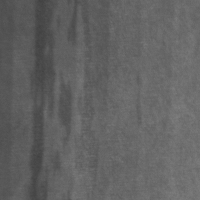
%> input picture Code/MCITF/Image/In_102.bmp, 200 x 200 px
$ octave --eval "result = removeframe(imread('../Image/In_102.bmp'));"   (GNU Octave 9; MATLAB toolbox functions it lacks are replaced by stand-ins)
%> lines starting %> are read from the running program, lines starting %| are printed output that depends on the picture; in (x1, y1, x2, y2) boxes, pixels count from 0 and x2, y2 are one past the last pixel; in counts of white or black regions, pixels touching at a corner belong together; the program's own positions count from 1
function [input_im,w,sup_img] = removeframe(image)
threshold=0.6;
input_im=im2double(image);
gray=rgb2gray(input_im);
edgemap = edge(gray,'canny');
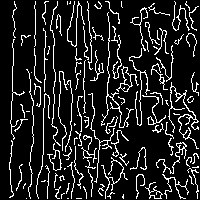
%> edgemap: size 200x200 logical; 13.3% white in thin lines or dots
[m,n]=size(edgemap);
%> m = 200; n = 200
flagt=0;
flagd=0;
flagr=0;
flagl=0;
t=1;        % top
d=1;        % down
l=1;        % left
r=1;        % right

for k=1:30        % we assume that the frame is not wider than 30 pixels.
    pbt=mean(edgemap(k,:));
    pbd=mean(edgemap(m-k+1,:));
    pbl=mean(edgemap(:,k));
    pbr=mean(edgemap(:,n-k+1));
    if pbt>threshold
        t=k;
        flagt=1;
    end
    if pbd>threshold
        d=k;
        flagd=1;
    end
    if pbl>threshold
        l=k;
        flagl=1;
    end
    if pbr>threshold
        r=k;
        flagr=1;
    end
end
%> this loop made 30 passes
%> (pbt, pbd, pbl, pbr) on passes 1 to 12: (0, 0, 0, 0), (0.1, 0.185, 0, 0.095), (0.085, 0.115, 0, 0.15), (0.095, 0.14, 0, 0.15), (0.095, 0.13, 0, 0.165), (0.095, 0.125, 0, 0.185), (0.1, 0.145, 0, 0.19), (0.12, 0.125, 0, 0.19), (0.15, 0.155, 0, 0.19), (0.13, 0.16, 0.045, 0.11), (0.115, 0.155, 0.145, 0.18), (0.09, 0.14, 0.255, 0.175)
%> after the loop, d = 1; flagd = 0; flagl = 0; flagr = 0; flagt = 0; l = 1; r = 1; t = 1

flagrm=flagt+flagd+flagl+flagr;
%> flagrm = 0
% we assume that there exists a frame when one more lines parallel to the image side are detected
if flagrm>1
    maxwidth=max([t,d,l,r]);
    %
    if t==1
        t=maxwidth;
    end
    if d==1
        d=maxwidth;
    end
    if l==1
        l=maxwidth;
    end
    if r==1
        r=maxwidth;
    end
    input_im=input_im(t:m-d+1,l:n-r+1,:);
    sup_img=image(t:m-d+1,l:n-r+1,:);
    w=[m,n,t,m-d+1,l,n-r+1];
else
    w=[m,n,1,m,1,n];
%> w = [200 200 1 200 1 200]
    sup_img=image;
%> sup_img is the input picture: size 200x200 uint8; min 65, max 127, mean 98.8
end

end


$ run again, on Code/MCITF/Image/In_2.bmp
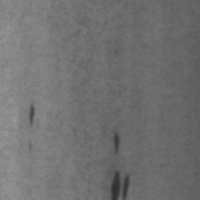
%> input picture Code/MCITF/Image/In_2.bmp, 200 x 200 px
%> in removeframe, `edgemap = edge(gray,'canny');`:
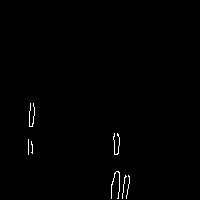
%> edgemap: size 200x200 logical; 0.61% white in thin lines or dots, all inside (x1, y1, x2, y2) = (28, 103, 130, 199)
%> the loop in removeframe, `for k=1:30` made 30 passes
%> (pbd, pbl) on passes 1 to 8: (0, 0), (0.025, 0), (0.02, 0), (0.02, 0), (0.02, 0), (0.02, 0), (0.02, 0), (0.02, 0)
%> after the loop in removeframe, `for k=1:30`: d = 1; flagd = 0; l = 1
%> flagrm = 0
%> in removeframe, sup_img is the input picture: size 200x200 uint8; min 48, max 153, mean 113.1

$ run again, on Code/MCITF/Image/In_92.bmp
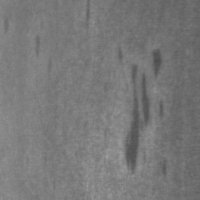
%> input picture Code/MCITF/Image/In_92.bmp, 200 x 200 px
%> in removeframe, `edgemap = edge(gray,'canny');`:
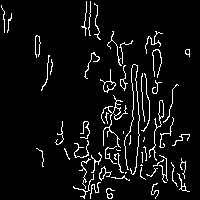
%> edgemap: size 200x200 logical; 6.1% white in thin lines or dots
%> the loop in removeframe, `for k=1:30` made 30 passes
%> (pbt, pbd, pbl, pbr) on passes 1 to 8: (0, 0, 0, 0), (0.01, 0.035, 0.015, 0), (0.01, 0.04, 0.01, 0), (0.015, 0.045, 0.035, 0), (0.02, 0.025, 0.09, 0), (0.025, 0.055, 0, 0), (0.02, 0.045, 0, 0), (0.02, 0.05, 0.015, 0)
%> after the loop in removeframe, `for k=1:30`: d = 1; flagd = 0; l = 1
%> flagrm = 0
%> in removeframe, sup_img is the input picture: size 200x200 uint8; min 76, max 161, mean 120.3
